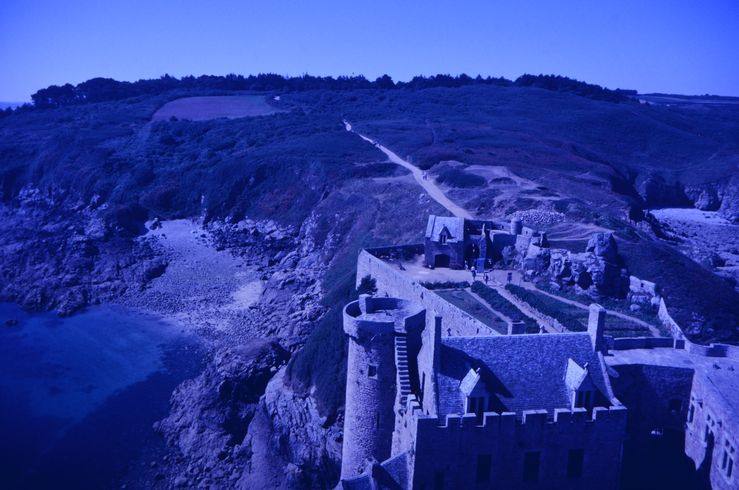
#> input picture examples/DSC_0840.JPG, 739 x 490 px
$ python auto_reconstruction.py examples/DSC_0840.JPG   (older library calls are emulated)
#> lines starting #> are read from the running program, lines starting #| are printed output that depends on the picture
import argparse
import glob
import multiprocessing
import os, os.path
import warnings

import numpy as np
from PIL import Image

def parse_args():
    parser = argparse.ArgumentParser(
        description="Automagically reconstruct scans of old photographs.",
        formatter_class=argparse.ArgumentDefaultsHelpFormatter)

    parser.add_argument("filename", help="File(s) to reconstruct.", nargs="+")
    parser.add_argument("--low", help="Lower percentile to adjust curves to (0-1).", type=float, default=0.10)
    parser.add_argument("--high", help="Upper percentile to adjust curves to (0-1).", type=float, default=0.90)
    parser.add_argument("--pad-low", help="Additional padding below the histogram (0-255).", type=float, default=20)
    parser.add_argument("--pad-high", help="Additional padding above the histogram (0-255).", type=float, default=30)
    parser.add_argument("--invert", "-i", help="Invert colors (for negatives).", action="store_true")
    parser.add_argument("--multiprocessing", "-m", help="Use multiple processors.", action="store_true")
    parser.add_argument("--out", "-o", help="Directory to place reconstructed images into.", default=None)

    return parser.parse_args()

def main():
    args = parse_args()

    mp_args = [(filename, args) for path in args.filename for filename in glob.glob(path)]

    if args.multiprocessing:
        pool = multiprocessing.Pool()
        pool.map(process, mp_args)
    else:
        for tuple in mp_args:
            process(tuple)

def process(params):
    filename, args = params

    if args.out:
        outname = join_out_filename(args.out, os.path.basename(filename))
    else:
        outname = compute_out_filename(filename)

    print("Processing", filename, "=>", outname)

    image = load_image(filename)

    restored_image = restore(image, args)

    # transfer exif info
    try:
        import piexif
    except ImportError:
        warnings.warn("Python module 'piexif' is required in order to preserve EXIF information.")
        exif_bytes = b''
    else:
        exif_dict = piexif.load(image.info['exif'])
        del exif_dict['thumbnail']
        exif_bytes = piexif.dump(exif_dict)

    save_image(outname, restored_image, quality=95, exif=exif_bytes)

    image.close()

def plot_histogram(image):
    import matplotlib.pyplot as plt
    channels = image.split()
    for channel, color in zip(channels, ('red', 'green', 'blue')):
        data = np.asarray(channel, dtype=np.uint8)
        plt.hist(data.flatten(), range=(0, 255), histtype='step', bins=50, normed=True, color=color)
    plt.show()

def load_image(filename):
#> called with filename = 'examples/DSC_0840.JPG'
    return Image.open(filename)
#> returned value is the input picture: PIL image 739x490 RGB; mean R, G, B 46.9, 63.2, 160.8

def restore(image, args):
    array = np.array(image, dtype=np.uint8)
    if args.invert:
        array = 255 - array

    for channel in range(array.shape[-1]):
        data = array[:,:,channel]
        data = np.floor(255 * restore_channel(data, args))
        array[:,:,channel] = data
#> this loop made 3 passes
#> (low_value in restore_channel, high_value in restore_channel, range in restore_channel) on passes 1 to 3: (-15, 145, 160), (-4, 173, 177), (72, 285, 213)
#> pass 1, in restore, `data = array[:,:,channel]`:
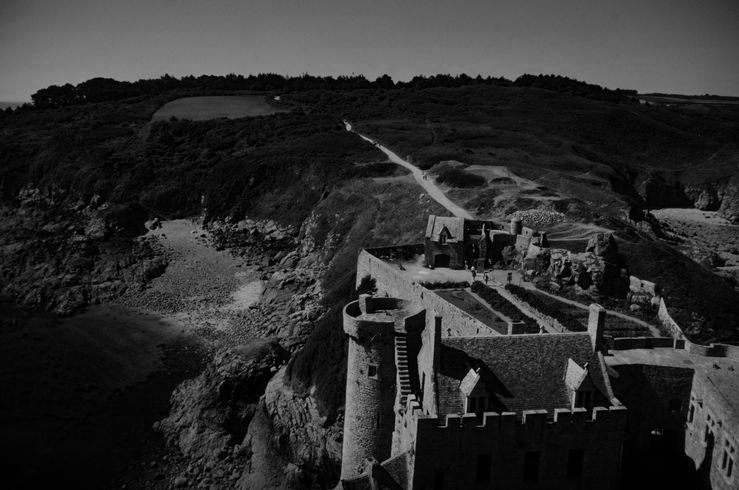
#> data: shape (490, 739); min 0, max 207, mean 46.9
#> pass 1, in restore, `data = np.floor(255 * restore_channel(data, args))`:
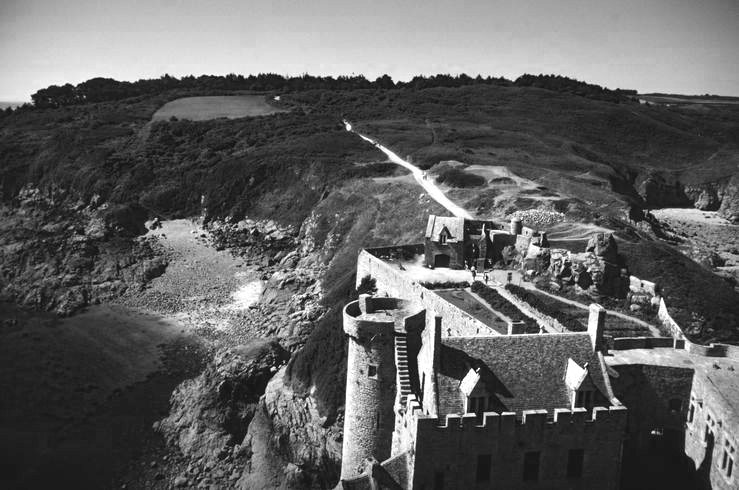
#> data: shape (490, 739) float64; min 23, max 255, mean 98
#> pass 2, in restore, `data = array[:,:,channel]`:
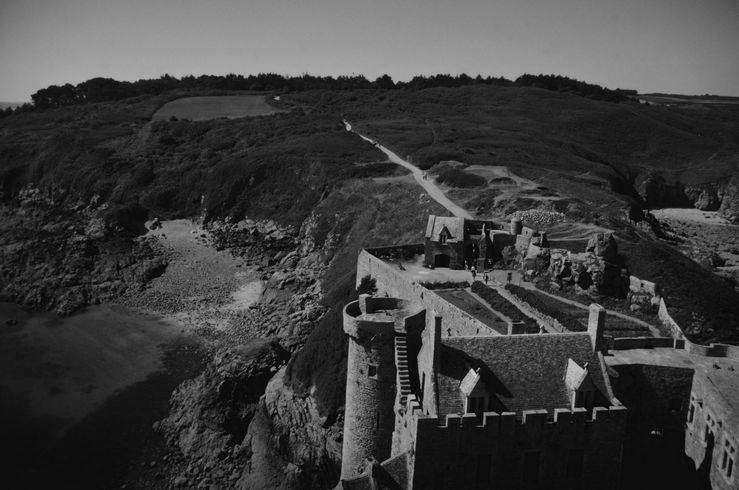
#> data: shape (490, 739); min 0, max 213, mean 63.2
#> pass 2, in restore, `data = np.floor(255 * restore_channel(data, args))`:
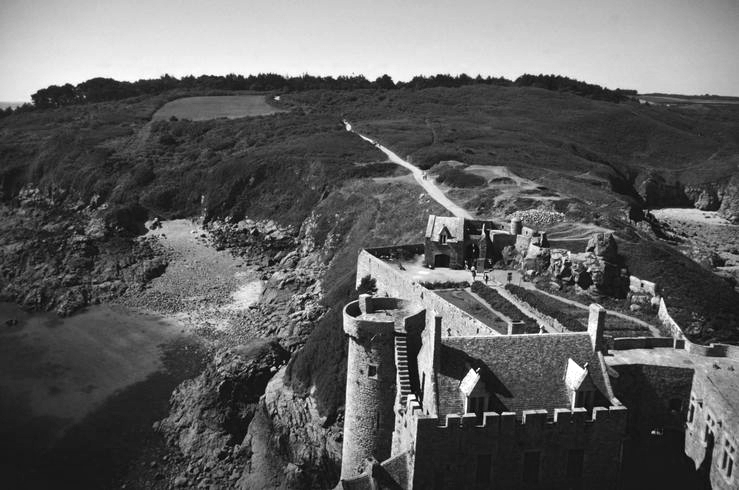
#> data: shape (490, 739) float64; min 5, max 255, mean 96.3
#> after the loop:
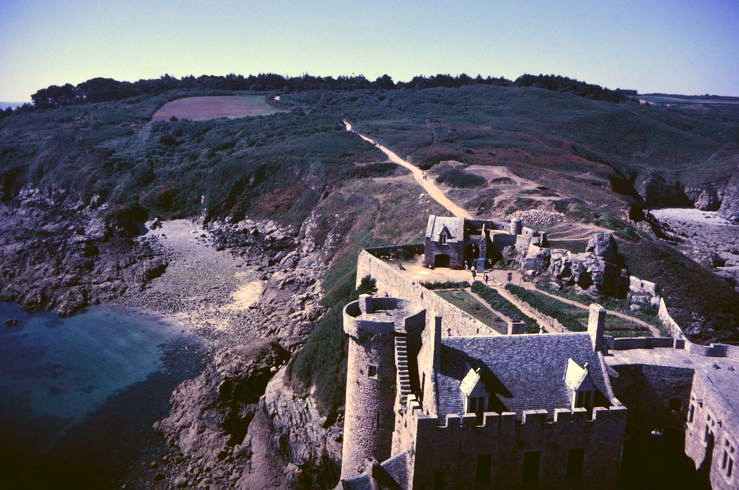
#> array: shape (490, 739, 3); mean R, G, B 98, 96.3, 106.1

    return Image.fromarray(array)

def restore_channel(data, args):
    low_value = np.percentile(data, args.low*100) - args.pad_low
    high_value = np.percentile(data, args.high*100) + args.pad_high
    range = high_value - low_value
    return np.clip((data-low_value)/range, 0, 1)

def compute_out_filename(filename):
    name, ext = os.path.splitext(filename)
    name += "_restored"
    return name + ext

def join_out_filename(out, filename):
    if not os.path.exists(out):
        os.makedirs(out)
    return os.path.join(out, os.path.basename(filename))

def save_image(filename, image, **kwargs):
    assert filename.lower().endswith('.jpg')
    image.save(filename, format='JPEG', subsampling=0, **kwargs)

if __name__=="__main__":
    main()
#> (the call stopped at in process, `exif_dict = piexif.load(image.info['exif'])`: piexif is not available in this run)

$ run again, on examples/DSC_0921_restored.JPG
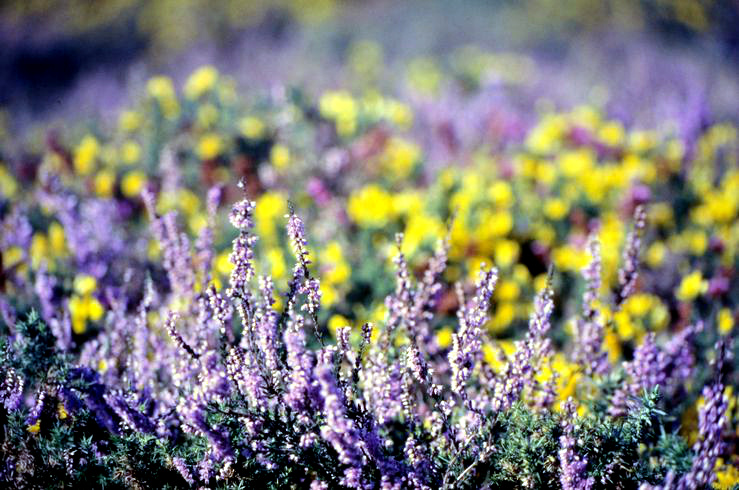
#> input picture examples/DSC_0921_restored.JPG, 739 x 490 px
#> in load_image, returned value is the input picture: PIL image 739x490 RGB; mean R, G, B 127.5, 124.8, 119.5
#> the loop in restore, `for channel in range(array.shape[-1]):` made 3 passes
#> (low_value in restore_channel, high_value in restore_channel, range in restore_channel) on passes 1 to 3: (6, 244, 238), (10, 237, 227), (15, 231, 216)
#> pass 1, in restore, `data = array[:,:,channel]`:
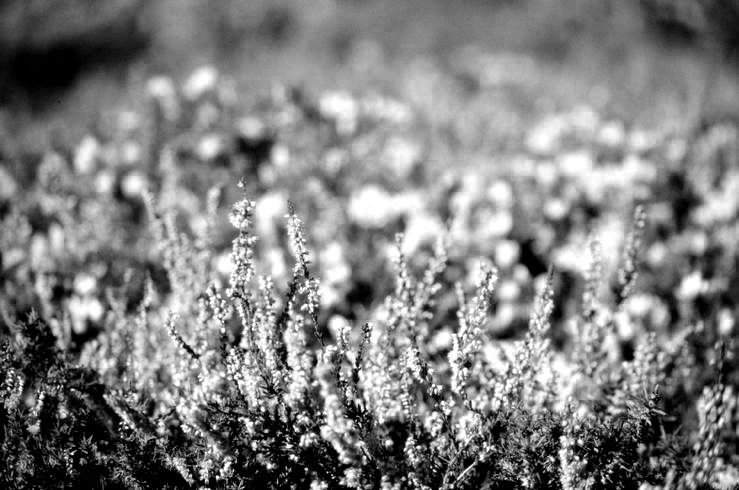
#> data: shape (490, 739); min 0, max 255, mean 127.5
#> pass 2, in restore, `data = array[:,:,channel]`:
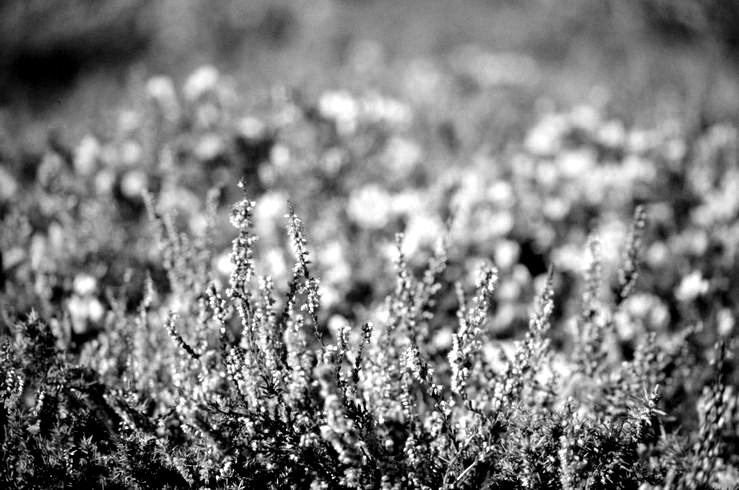
#> data: shape (490, 739); min 0, max 255, mean 124.8
